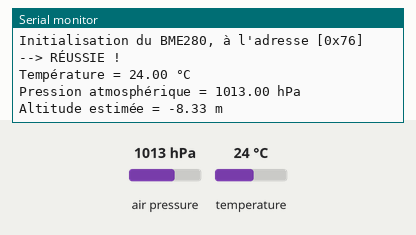
This sketch was run on a simulated Arduino Uno, built with avr-gcc and run on an emulated ATmega328P. Shown: the last lines printed to the serial monitor. The test bench sets the inputs (shaded band); at power-on: air pressure 1013 hPa, temperature 24 °C.

Above: at 1.2 s.
1.3 s: air pressure set to 952 hPa
At 2.5 s:
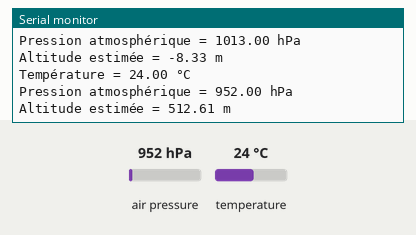
2.8 s: temperature set to 12 °C
At 3.9 s:
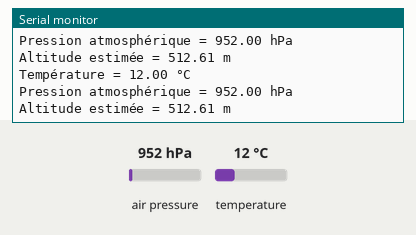
4.3 s: air pressure set to 975 hPa
At 5.6 s:
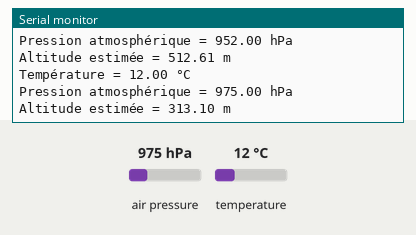
5.8 s: air pressure set to 1025 hPa
At 7.3 s:
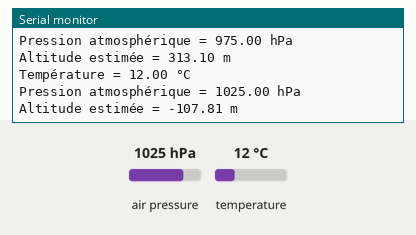
Timing chart, 0 to 8.8 s (numbered marks = the images above; inputs shaded):
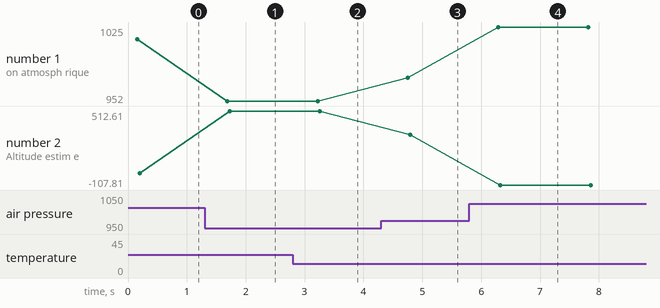

Measured:
- after the input at 1.3 s, the serial monitor: prints a new line after 0.39 s (image 1)
- after the input at 2.8 s, the serial monitor: prints a new line after 0.39 s (image 2)
- after the input at 4.3 s, the serial monitor: prints a new line after 0.45 s (image 3)
- after the input at 5.8 s, the serial monitor: prints a new line after 0.49 s (image 4)
- plotted number 1: 1013 → 952 after the input at 1.3 s, 952 → 975 after the input at 4.3 s, 975 → 1025 after the input at 5.8 s
- plotted number 2: -8.33 → 512.61 after the input at 1.3 s, 512.61 → 313.1 after the input at 4.3 s, 313.1 → -107.81 after the input at 5.8 s

The sketch:

sketch_dec16a.ino
```cpp
#include <Adafruit_BMP280.h>                           // Inclusion de la librairie BME280 d'Adafruit

// Constantes du programme
#define adresseI2CduBME280                0x76            // Adresse I2C du BME280 (0x76, dans mon cas, ce qui est souvent la valeur par défaut)
#define pressionAuNiveauDeLaMerEnHpa      1012         // https://fr.wikipedia.org/wiki/Pression_atmospherique (1013.25 hPa en moyenne, valeur "par défaut")
#define delaiRafraichissementAffichage    1500            // Délai de rafraîchissement de l'affichage (en millisecondes)

// Instanciation de la librairie BME280
Adafruit_BMP280 bme;


// ========================
// Initialisation programme
// ========================
void setup() {

  // Initialisation du port série (pour l'envoi d'infos via le moniteur série de l'IDE Arduino)
  Serial.begin(9600);
  while(!Serial);
  Serial.println("Programme de test du BME280");
  Serial.println("===========================");
  Serial.println();

  // Initialisation du BME280
  Serial.print(F("Initialisation du BME280, à l'adresse [0x"));
  Serial.print(adresseI2CduBME280, HEX);
  Serial.println(F("]"));

  if(!bme.begin(adresseI2CduBME280)) {
    Serial.println(F("--> ÉCHEC…"));
  } else {
    Serial.println(F("--> RÉUSSIE !"));
  }
  Serial.println();

}


// ======================================
// Boucle principale (boucle perpétuelle)
// ======================================
void loop() {

  // Affichage de la TEMPÉRATURE
  Serial.print(F("Température = "));
  Serial.print(bme.readTemperature());
  Serial.println(F(" °C"));

  // Affichage de la PRESSION ATMOSPHÉRIQUE
  Serial.print(F("Pression atmosphérique = "));
  Serial.print(bme.readPressure() / 100.0F);
  Serial.println(F(" hPa"));

  // Affichage de l'estimation d'ALTITUDE
  Serial.print(F("Altitude estimée = "));
  Serial.print(bme.readAltitude(pressionAuNiveauDeLaMerEnHpa));
  Serial.println(F(" m"));


  // ... et on répète ce cycle à l'infini !
  delay(delaiRafraichissementAffichage);                // Avec x secondes d'attente, avant chaque rebouclage
  Serial.println();                                     // … et un saut de ligne pour faire joli ;)

}
```
